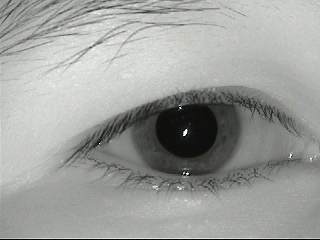
#> input picture MMU-Iris-Database/43/left/winl3.bmp, 320 x 240 px
$ python iris_detection.py
#> lines starting #> are read from the running program, lines starting #| are printed output that depends on the picture; after the words box and inside, x2 and y2 are one past the last pixel; in counts of white or black regions, pixels touching at a corner belong together
from cv2 import THRESH_BINARY
import numpy as np
import cv2 as cv
import matplotlib.pyplot as plt

class iris_detection():
    def __init__(self, image_path):
        self.orig_img = None    # original image
        self.work_img = None    # working image
        # self.polr_img = None    # image in polar coords
        self.pupil = None
        self.iris = None
        self.img_path = image_path
        self.edges = None
        self.kp = None
        self.des = None

    def load_image(self):
        self.orig_img = cv.imread(self.img_path)
#> self.orig_img is the input picture: shape (240, 320, 3); mean B, G, R 156, 159.6, 157.2

        if type(self.orig_img) is type(None):
            return False
        else:
            return True

    def convert_im2gray(self):
        # convert to grayscale image
        self.work_img = cv.cvtColor(self.orig_img, cv.COLOR_BGR2GRAY)

    def edge_detection(self):
        # blur image with 7x7 window
        self.work_img = cv.GaussianBlur(self.work_img, (7,7), cv.BORDER_DEFAULT)

        # canny edge detection with lthres=30 uthresh=80
        self.work_img = cv.Canny(self.work_img, 30, 80)
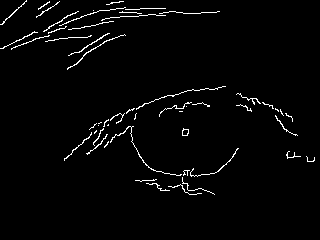
#> self.work_img: shape (240, 320); 2.3% white in thin lines or dots, all inside (x1, y1, x2, y2) = (0, 0, 315, 195)

    def get_pupil(self):
        # gets pupil circle
        # param2=0.8 allows for smaller circle detection
        circle = cv.HoughCircles(self.work_img, cv.HOUGH_GRADIENT, 1, 300, param1=80, param2=0.8, minRadius=17, maxRadius=35)
#> circle = [[167.5, 141.5, 32.2]]
        circle = np.uint16(np.around(circle))
#> circle = [[168, 142, 32]]
        for i in circle[0,:]:
            # draw the outer circle
            cv.circle(self.orig_img, (i[0],i[1]), i[2], (0,255,0), 2)
            # draw the center of the circle
            # cv.circle(self.orig_img, (i[0],i[1]), 2, (0,0,255), 2)
            self.pupil = (i[0], i[1], i[2])
#> this loop made 1 pass
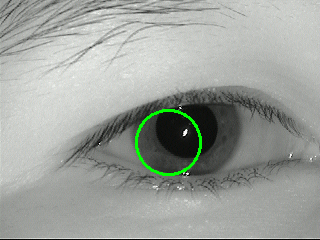
#> self.orig_img: shape (240, 320, 3); 0.79% of pixels changed, all inside (x1, y1, x2, y2) = (135, 109, 202, 176)

    def get_iris(self):
        # gets iris circle
        # param2=0.85 allows for larger circle detection
        circle = cv.HoughCircles(self.work_img, cv.HOUGH_GRADIENT, 1, 300, param1=80, param2=0.85, minRadius=35, maxRadius=91)
#> circle = [[150.5, 94.5, 86]]
        circle = np.uint16(np.around(circle))
#> circle = [[150, 94, 86]]
        for i in circle[0,:]:
            if( abs(self.pupil[0] - int(i[0])) > 11 or abs(self.pupil[1] - int(i[1])) > 11):    # sets iris size to 2*pupil if center is too far
                i[0] = self.pupil[0]
                i[1] = self.pupil[1]
                i[2] = 2.5 *self.pupil[2]
                cv.circle(self.orig_img, (i[0],i[1]), i[2], (0,255,0), 2)
                # cv.circle(self.orig_img, (i[0],i[1]), 2, (0,0,255), 2)
            else:
                if( int(i[2]) > 2.5*self.pupil[2] ):    # sets iris size to 2.5*iris size if detected size is greater than 2.5*iris size
                    i[2] = 2.5*self.pupil[2]
                # draw the outer circle
                cv.circle(self.orig_img, (i[0],i[1]), i[2], (0,255,0), 2)
#> this loop made 1 pass
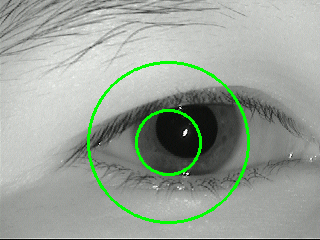
#> self.orig_img: shape (240, 320, 3); 1.91% of pixels changed, all inside (x1, y1, x2, y2) = (87, 61, 250, 224)
                # draw the center of the circle
                # cv.circle(self.orig_img, (i[0],i[1]), 2, (0,0,255), 2)
        self.iris = (i[0], i[1], i[2])
#> self.iris = (168, 142, 80)

    def extract_iris(self):
        # filter pixels outside iris and inside pupil
        mask = np.zeros((self.orig_img.shape[0], self.orig_img.shape[1], 1), np.uint8)
        # iris mask
        cv.circle(mask, (self.iris[0], self.iris[1]), self.iris[2], (255,255,255), -1)
#> mask: shape (240, 320, 1); 26.1% white; 1 white region, box (x1, y1, x2, y2) and area: (88, 62, 249, 223) 20081
        # pupil mask
        cv.circle(mask, (self.pupil[0], self.pupil[1]), self.pupil[2], (0,0,0), -1)
#> mask: shape (240, 320, 1); 22% white; 1 white region, box (x1, y1, x2, y2) and area: (88, 62, 249, 223) 16872
        self.load_image()   # reset original image
        self.convert_im2gray()  # reset working image to grayscale of original image
        self.work_img = cv.bitwise_and(self.work_img, mask)
        # cv.imshow("mask", mask)
        # cv.waitKey(0)
        # cv.destroyAllWindows()

    # [7 lines left out: function crop_img, not called in this run]

    def remove_extremities(self):
        # removes extreme pixels from image (eye-lashes)
        self.work_img = np.uint8(self.work_img > 50) * np.uint8(self.work_img < 130) * self.work_img

    # [22 lines left out: functions increase_contrast, normalize, extract_features, not called in this run]

    def detect(self):
        if (self.load_image()):
            self.convert_im2gray()
            self.edge_detection()
            self.get_pupil()
            self.get_iris()

            # cv.imshow("Eye", self.orig_img)

            self.extract_iris()
            # [14 lines of commented-out code are left out]
        else:
            print ('Image "' + self.img_path + '" could not be loaded.')

# [24 lines of commented-out code are left out]

def feature_match():
    # feature matching
    dir1 = "./MMU-Iris-Database/43/left/winl3.bmp"
    dir2 = "./MMU-Iris-Database/43/left/winl5.bmp"
    # dir1 = "./s_t_eyes/s10.bmp"
    # dir2 = "./s_t_eyes/t1_10.bmp"

    id1 = iris_detection(dir1)
    id1.detect()

    id2 = iris_detection(dir2)
    id2.detect()
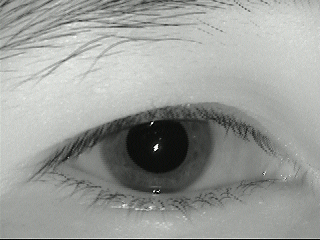
#> input picture MMU-Iris-Database/43/left/winl5.bmp, 320 x 240 px
#> in load_image, self.orig_img is the input picture: shape (240, 320, 3); mean B, G, R 153.4, 157, 154.6
#> in edge_detection (call 2), `self.work_img = cv.Canny(self.work_img, 30, 80)`: self.work_img: shape (240, 320); 2.7% white in thin lines or dots, all inside (x1, y1, x2, y2) = (0, 0, 274, 214)
#> in get_pupil (call 2), `circle = cv.HoughCircles(self.work_img, cv.HOUGH_GRADIENT, 1, 300, par..`: circle = [[36.5, 42.5, 34.4]]
#> in get_pupil (call 2), `circle = np.uint16(np.around(circle))`: circle = [[36, 42, 34]]
#> the loop in get_pupil (call 2), `for i in circle[0,:]:` made 1 pass
#> after the loop in get_pupil (call 2), `for i in circle[0,:]:`:
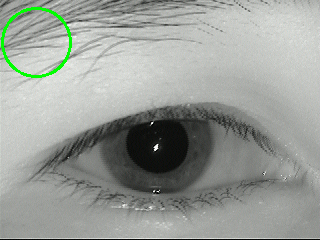
#> self.orig_img: shape (240, 320, 3); 0.85% of pixels changed, all inside (x1, y1, x2, y2) = (1, 7, 72, 78)
#> in get_iris (call 2), `circle = cv.HoughCircles(self.work_img, cv.HOUGH_GRADIENT, 1, 300, par..`: circle = [[132.5, 114.5, 90.4]]
#> in get_iris (call 2), `circle = np.uint16(np.around(circle))`: circle = [[132, 114, 90]]
#> the loop in get_iris (call 2), `for i in circle[0,:]:` made 1 pass
#> after the loop in get_iris (call 2), `for i in circle[0,:]:`:
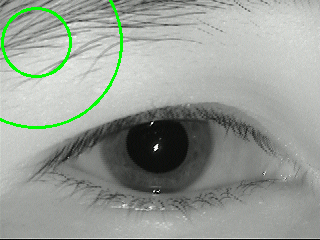
#> self.orig_img: shape (240, 320, 3); 0.81% of pixels changed, all inside (x1, y1, x2, y2) = (0, 0, 123, 129)
#> in get_iris (call 2), `self.iris = (i[0], i[1], i[2])`: self.iris = (36, 42, 85)
#> in extract_iris (call 2), `cv.circle(mask, (self.iris[0], self.iris[1]), self.iris[2], (255,255,2..`: mask: shape (240, 320, 1); 17.8% white; 1 white region, box (x1, y1, x2, y2) and area: (0, 0, 122, 128) 13684
#> in extract_iris (call 2), `cv.circle(mask, (self.pupil[0], self.pupil[1]), self.pupil[2], (0,0,0)..`: mask: shape (240, 320, 1); 13.1% white; 1 white region, box (x1, y1, x2, y2) and area: (0, 0, 122, 128) 10059

    bfmatcher = cv.BFMatcher(cv.NORM_HAMMING, crossCheck=True)
    matches = bfmatcher.match(id1.des, id2.des)
#> matches = ()
    matches = sorted(matches, key = lambda x:x.distance)
#> matches = []

    img3 = cv.drawMatches(id1.work_img, id1.kp, id2.work_img, id2.kp, matches[:10], None, flags=cv.DrawMatchesFlags_NOT_DRAW_SINGLE_POINTS)
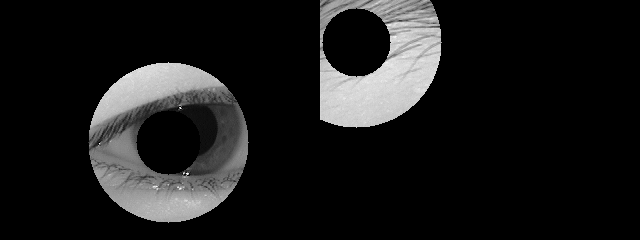
#> img3: shape (240, 640, 3); min 0, max 248, mean 26.4
    plt.imshow(img3), plt.show()

    # change to modifer accuracy
    dist = 37
    count = 0
    for e in matches:
        if (e.distance < dist):
            count += 1
#> this loop made 0 passes
#> after the loop, count = 0
    print("\nThere are " + str(count) + " pairs < " + str(dist) + "\n")
#| There are 0 pairs < 37

# [41 lines left out: function test_12, not called in this run]

def main():
    feature_match()
    # test_12()
    pass

if __name__ == "__main__":
    main()
